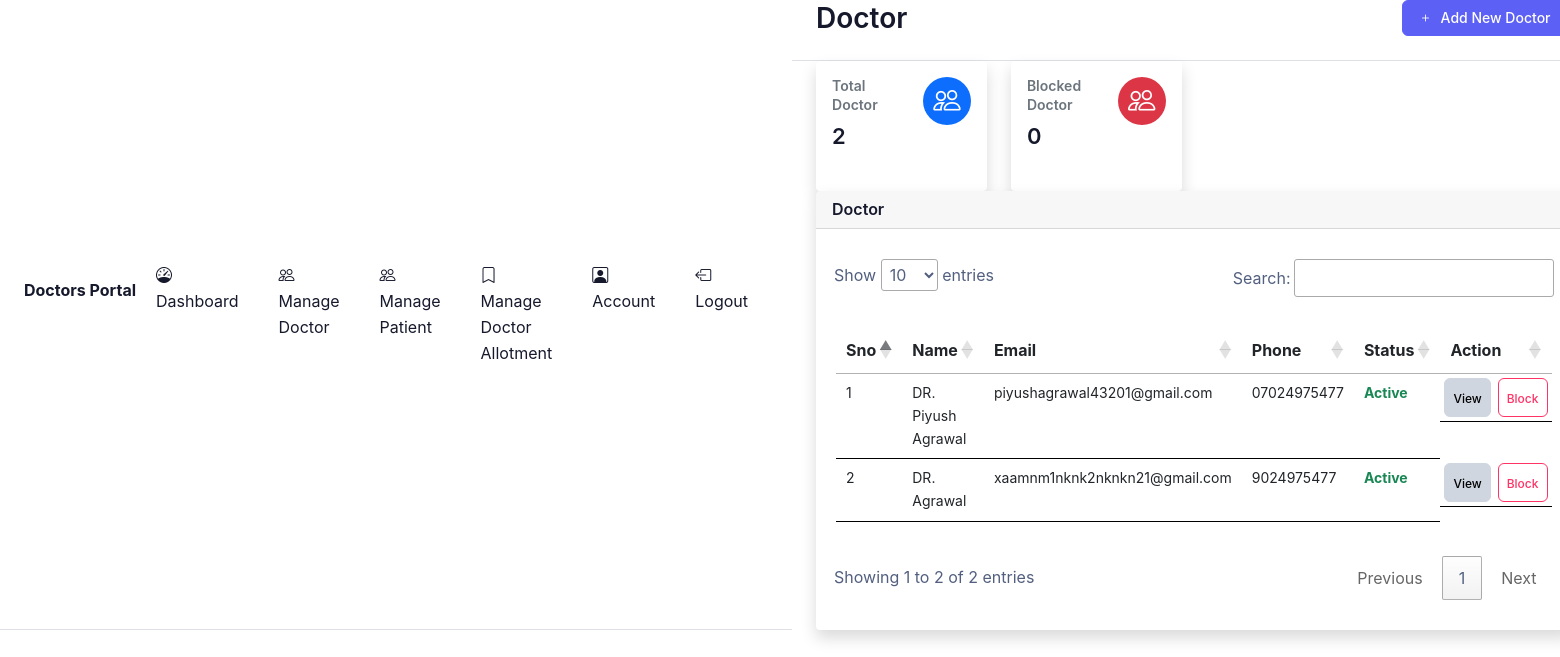
The page /crm/frontend/user/manage_doctor.php (signed in) on the database its author committed.
### tables this page shows
CREATE TABLE `doctor_schema` (
  `id` int(11) NOT NULL,
  `fullname` text NOT NULL,
  `email_id` varchar(200) NOT NULL,
  `primary_contact_number` varchar(15) NOT NULL,
  `secondary_contact_number` varchar(15) DEFAULT NULL,
  `address` text DEFAULT NULL,
  `adharcard_number` varchar(12) DEFAULT NULL,
  `pancard_number` varchar(20) DEFAULT NULL,
  `joining_date` date DEFAULT NULL,
  `speciality_id` int(11) DEFAULT NULL,
  `visit_time_from` time DEFAULT NULL,
  `visit_time_to` time DEFAULT NULL,
  `status` tinyint(4) NOT NULL,
  `username` varchar(200) NOT NULL,
  `password` varchar(200) NOT NULL,
  `created_date` timestamp NOT NULL DEFAULT current_timestamp()
);

### crm/frontend/user/manage_doctor.php (the view, shortened to what this page needs)
<!DOCTYPE html>
<html lang="en">
<head>
    <?php require('./user_components/header_links.php'); ?>
</head>
<body>
    <div class="d-flex flex-column flex-lg-row h-lg-full bg-surface-secondary">
        <?php require('./user_components/side_bar.php'); ?>
        <div class="h-screen flex-grow-1 overflow-y-lg-auto">
            <header class="bg-surface-primary border-bottom pt-6">
                <div class="container-fluid">
                    <div class="mb-npx">
                        <div class="row align-items-center mb-4">
                            <div class="col-sm-6 col-12 mb-4 mb-sm-0">
                                <h1 class="h2 mb-0 ls-tight"> Doctor</h1>
                            </div>
                            <div class="col-sm-6 col-12 text-sm-end">
                                <div class="mx-n1">
                                    <a href="./new_doctor.php" class="btn d-inline-flex btn-sm btn-primary mx-1">
                                        <span class=" pe-2">
                                            <i class="bi bi-plus"></i>
                                        </span>
                                        <span>Add New Doctor</span>
                                    </a>
                                </div>
                            </div>
                        </div>
                    </div>
                </div>
            </header>
            <main class="py-6 bg-surface-secondary">
                <div class="container-fluid">
                    <div class="row g-6 mb-6">
                        <div class="col-xl-3 col-sm-6 col-12">
                            <div class="card shadow border-0 overflow_style" style="height: 130px;">
                                <div class="card-body">
                                    <div class="row">
                                        <div class="col">
                                            <span class="h6 font-semibold text-muted text-sm d-block mb-2">Total
                                                Doctor</span>
                                            <?php
                                                    $stmt="SELECT count(id) FROM `doctor_schema` WHERE status=(?)";
                                                    $sql=mysqli_prepare($conn, $stmt);
                                                    $status=1;
                                                    mysqli_stmt_bind_param($sql,'i',$status);
                                                    $result=mysqli_stmt_execute($sql);
                                                        if ($result){
                                                            $data= mysqli_stmt_get_result($sql);
                                                            while ($row = mysqli_fetch_array($data)){
                                                        ?>
                                            <span class="h3 font-bold mb-0">
                                                <?php echo $row[0]; ?>
                                            </span>
                                            <?php }
                                                    }
                                                ?>
                                        </div>
                                        <div class="col-auto">
                                            <div class="icon icon-shape bg-primary text-white text-lg rounded-circle">
                                                <i class="bi bi-people"></i>
                                            </div>
                                        </div>
                                    </div>
                                </div>
                            </div>
                        </div>
                        <div class="col-xl-3 col-sm-6 col-12">
                            <div class="card shadow border-0 overflow_style" style="height: 130px;">
                                <div class="card-body">
                                    <div class="row">
                                        <div class="col">
                                            <span class="h6 font-semibold text-muted text-sm d-block mb-2">Blocked Doctor</span>
                                            <?php
                                                    $stmt="SELECT count(id) FROM `doctor_schema` WHERE status=(?)";
                                                    $sql=mysqli_prepare($conn, $stmt);
                                                    mysqli_stmt_bind_param($sql,'i',$status);
                                                    $result=mysqli_stmt_execute($sql);
                                                        if ($result){
                                                            $data= mysqli_stmt_get_result($sql);
                                                            while ($row = mysqli_fetch_array($data)){
                                                        ?>
                                                        <span class="h3 font-bold mb-0">
                                                            <?php echo $row[0]; ?>
                                                        </span>
                                            <?php }
                                                    }
                                                ?>
                                        </div>
                                        <div class="col-auto">
                                            <div class="icon icon-shape bg-danger text-white text-lg rounded-circle">
                                                <i class="bi bi-people"></i>
                                            </div>
                                        </div>
                                    </div>
                                </div>
                            </div>
                        </div>
                    </div>
                    <div class="card shadow border-0 mb-7">
                        <div class="card-header">
                            <h5 class="mb-0">Doctor</h5>
                        </div>
                        <div class="table-responsive" style="padding: 30px 18px;">
                            <table class="table table-hover table-nowrap" id="myTable"
                                style="padding: 30px 2px; border: 0px solid black !important;">
                                <thead class="thead-light">
                                    <tr>
                                        <th style="font-size: 16px;">Sno</th>
                                        <th style="font-size: 16px;">Name</th>
                                        <th style="font-size: 16px;">Email</th>
                                        <th style="font-size: 16px;">Phone</th>
                                        <th style="font-size: 16px;">Status</th>
                                        <th style="font-size: 16px;">Action</th>
                                    </tr>
                                </thead>
                                <tbody style="border: 0px solid black !important;">
                                    <?php
                                        $stmt="SELECT doctor_schema.id,doctor_schema.fullname,doctor_schema.email_id,doctor_schema.primary_contact_number,doctor_schema.status
                                        FROM `doctor_schema`";
                                        $sql=mysqli_prepare($conn, $stmt);
                                        $result=mysqli_stmt_execute($sql);
                                        if ($result){
                                                $data= mysqli_stmt_get_result($sql);
                                                $sno=1;
                                                while ($row = mysqli_fetch_array($data)){
                                    ?>
                                    <tr>
                                        <td style="font-size: 14px;">
                                            <?php echo $sno;?>
                                        </td>
                                        <td style="font-size: 14px;">
                                            <?php echo $row["fullname"];?>
                                        </td>
                                        <td style="font-size: 14px;">
                                            <?php echo $row["email_id"];?>
                                        </td>
                                        <td style="font-size: 14px; min-width: fit-content;">
                                            <?php echo $row["primary_contact_number"];?>
                                        </td>
                                        <td style="font-size: 14px; min-width: fit-content;">
                                            <?php echo $row["status"]==1?"<span class='text-success'><b>Active</b></span>":"<span class='text-danger'><b>Blocked</b></span>";?>
                                        </td>
                                        <td class="d-flex p-1">
                                            <a class="btn btn-secondary p-2" href="./view_doctor.php?id=<?php echo $row['id'];?>">
                                                <span style="font-size: 12px;">View</span>
                                            </a>
                                            <form action="../../backend/user/update_doctor.php"
                                                onsubmit="return confirm_delete()" method="post">
                                                <button type="submit" class="btn btn-outline-<?php echo $row['status']==0?"success":"danger";?> p-2"
                                                    style="margin-left: 7px;">
                                                   <span style="font-size: 12px;"><?php echo $row['status']==0?"Activate":"Block";?></span>
                                                </button>
                                            </form>
                                        </td>
                                    </tr>
                                    <?php
                                    $sno++;
                                    }
                                }
                                else{
                                    mysqli_error($conn);
                                }
                                ?>
                                </tbody>
                            </table>
                        </div>
                    </div>
                </div>
            </main>
        </div>
    </div>
</body>
</html>

### crm/frontend/user/css/dashboard.css (style rules this page uses)
.overflow_style { overflow: auto; }
.overflow_style { -ms-overflow-style: none; scrollbar-width: none; }

### rows shown on the page
doctor_schema: fullname "DR. Piyush Agrawal", email "piyushagrawal43201@gmail.com", primary_contact_number "07024975477", status "Active"
doctor_schema: fullname "DR. Agrawal", email "xaamnm1nknk2nknkn21@gmail.com", primary_contact_number "9024975477", status "Active"

### other values the page prints
$row[0] "2"
$row[0] "0"
